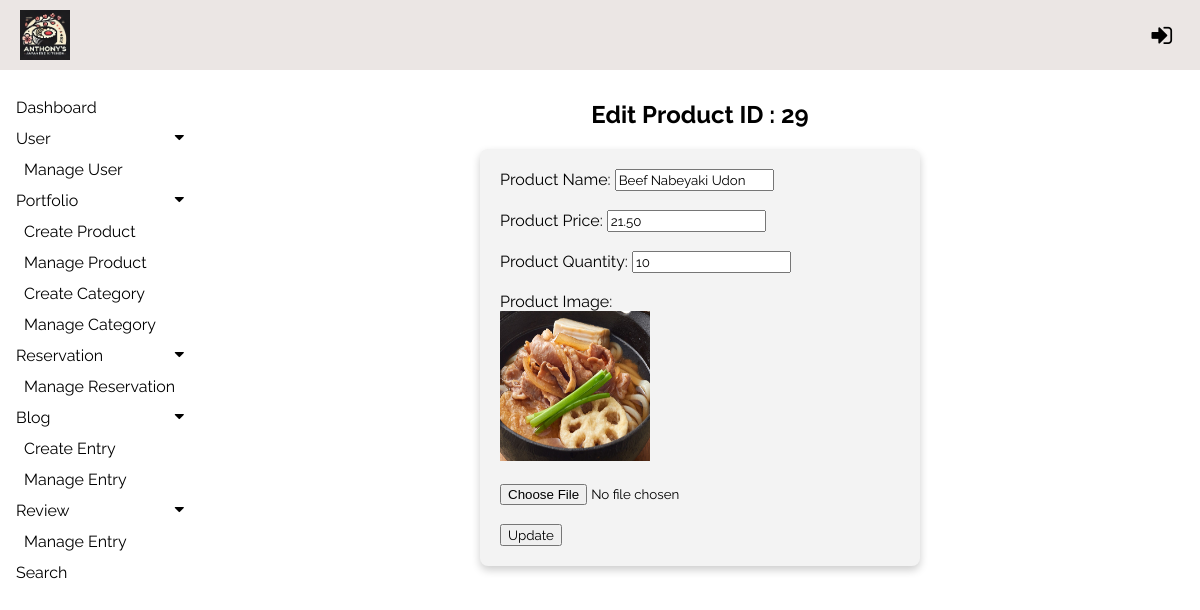
The app's page /ppms/admin/modules/product/editProduct.php?id=29 with its own data.
### tables this page shows
CREATE TABLE `product` (
  `productID` int(11) NOT NULL,
  `productName` varchar(100) NOT NULL,
  `productImg` varchar(100) NOT NULL,
  `categoryID` int(11) NOT NULL,
  `productQty` int(11) NOT NULL,
  `productPrice` decimal(8,2) NOT NULL
);

### ppms/admin/modules/product/editProduct.php (the view, shortened to what this page needs)
<?php
include("../../../config/config.php");
if (isset($_GET['id'])) {
    $productID = intval($_GET['id']);
    $sql = "SELECT * FROM product WHERE productID = ?";
    $stmt = mysqli_prepare($conn, $sql);
    mysqli_stmt_bind_param($stmt, "i", $productID);
    mysqli_stmt_execute($stmt);
    $result = mysqli_stmt_get_result($stmt);
    if ($row = mysqli_fetch_assoc($result)) {
        $productName = $row['productName'];
        $productPrice = $row['productPrice'];
        $productQty = $row['productQty'];
        $productImg = $row['productImg'];
    } else {
        echo "Product not found.";
        exit;
    }
} else {
    echo "Invalid request.";
    exit;
}
?>
<!DOCTYPE html>
<html lang="en">
<head>
    <link rel="stylesheet" href="https://cdnjs.cloudflare.com/ajax/libs/font-awesome/4.7.0/css/font-awesome.min.css">
    <link rel="stylesheet" type="text/css" href="../../css/admin.css">
</head>
<body>
<header>
<div class="topNav">
        <img src="<?php echo ADMIN_BASE_URL; ?>/img/logo.jpg" alt="Logo">
        <?php if (isset($_SESSION["UID"])) { ?>
            <span>Welcome, <b><?php echo $_SESSION["userName"]; ?></b></span>
            <a href="<?php echo ADMIN_BASE_URL; ?>userAuth/logout.php" class="logout-button" title="Logout">
                <i class="fa fa-sign-out" style="font-size:24px;" alt="Logout"></i>
            </a>
        <?php } else { ?>
            <a href="javascript:void(0);" onclick="openLoginPopup()" class="login-button">
                <i class="fa fa-sign-in" style="font-size:24px;" title="Login"></i>
            </a>
        <?php } ?>
    </div>
</header>
    <?php
    include '../../includes/sideNav.php';
    ?>
    <div class="main">
        <h2 style="text-align: center;">Edit Product ID : <?= $productID ?></h2>
        <div class="rowform">
            <form action="" method="POST" enctype="multipart/form-data">
                <label for="productName">Product Name:</label>
                <input type="text" id="productName" name="productName" value="<?= htmlspecialchars($productName) ?>" required><br><br>
                <label for="productPrice">Product Price:</label>
                <input type="text" id="productPrice" name="productPrice" value="<?= htmlspecialchars($productPrice) ?>" required><br><br>
                <label for="productPrice">Product Quantity:</label>
                <input type="text" id="productQty" name="productQty" value="<?= htmlspecialchars($productQty) ?>" required><br><br>
                <label for="prod_image">Product Image:</label><br>
                <img src="<?= BASE_URL . '/' . htmlspecialchars($productImg) ?>" style="width:150px;height:150px;text-align: center;"><br><br>
                <input type="file" id="productImg" name="productImg" accept="image/*"><br><br>
                <button type="submit">Update</button>
            </form>
        </div>
    </div>
</body>
</html>

### ppms/admin/css/admin.css (style rules this page uses)
body { font-family: "Raleway", sans-serif; margin: 0; padding: 0; background-color: white; }
.topNav { display: flex; justify-content: space-between; align-items: center; background-color:#ebe6e4; color: black; padding: 10px 20px; position: fixed; top: 0; left: 0; width: 100%; z-index: 2; box-sizing: border-box; }
.topNav img { height: 50px; }
.topNav a { color: black; text-decoration: none; font-size: 16px; display: flex; align-items: center; }
.topNav .fa { margin-right: 8px; }
.main { margin-top: 70px; margin-left: 200px; padding: 10px 10px; }
input, textarea, select, select option, button { font-family: "Raleway", sans-serif; }
.rowform { max-width: 400px; padding: 20px; background-color: #f3f3f3; border-radius: 8px; box-shadow: 0 4px 8px rgba(0, 0, 0, 0.2); margin: auto; }

### records on screen
product: productName "Beef Nabeyaki Udon", productPrice "21.50", productQty "10", productImg (picture)

### other values on screen
$productID "29"
